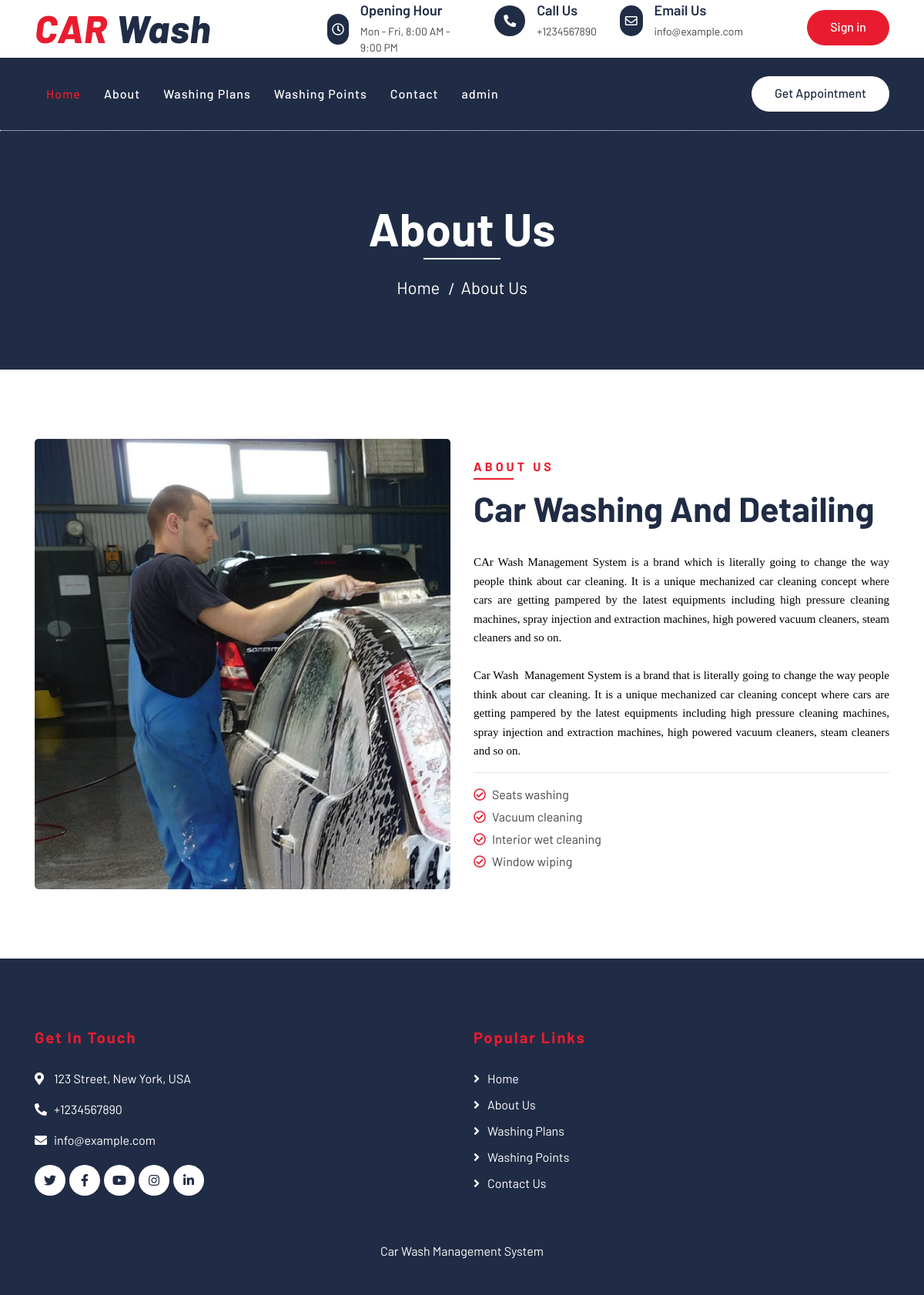
The app's page /cwms/about.php with its own data.
### tables this page shows
CREATE TABLE `tblpages` (
  `id` int(11) NOT NULL,
  `type` varchar(255) DEFAULT '',
  `detail` longtext DEFAULT NULL,
  `openignHrs` varchar(255) DEFAULT NULL,
  `phoneNumber` bigint(20) DEFAULT NULL,
  `emailId` varchar(120) DEFAULT NULL
);

### cwms/about.php (the view, shortened to what this page needs)
<?php
include('includes/config.php');
?>
<!DOCTYPE html>
<html lang="en">
    <head>
        <link href="https://stackpath.bootstrapcdn.com/bootstrap/4.4.1/css/bootstrap.min.css" rel="stylesheet">
        <link href="https://cdnjs.cloudflare.com/ajax/libs/font-awesome/5.10.0/css/all.min.css" rel="stylesheet">
        <link href="lib/flaticon/font/flaticon.css" rel="stylesheet">
        <link href="lib/animate/animate.min.css" rel="stylesheet">
        <link href="lib/owlcarousel/assets/owl.carousel.min.css" rel="stylesheet">
        <link href="css/style.css" rel="stylesheet">
    </head>
    <body>
<?php include_once('includes/header.php');?>
        <div class="page-header">
            <div class="container">
                <div class="row">
                    <div class="col-12">
                        <h2>About Us</h2>
                    </div>
                    <div class="col-12">
                        <a href="index.php">Home</a>
                        <a href="about.php">About Us</a>
                    </div>
                </div>
            </div>
        </div>
        <div class="about">
            <div class="container">
                <div class="row align-items-center">
                    <div class="col-lg-6">
                        <div class="about-img">
                            <img src="img/about.jpg" alt="Image">
                        </div>
                    </div>
                    <div class="col-lg-6">
                        <div class="section-header text-left">
                            <p>About Us</p>
                            <h2>car washing and detailing</h2>
                        </div>
                        <div class="about-content">
<?php
$sql = "SELECT type,detail from tblpages where type='aboutus'";
$query = $dbh -> prepare($sql);
$query->execute();
$results=$query->fetchAll(PDO::FETCH_OBJ);
foreach($results as $result)
{
?>
                            <p>
                            <?php   echo $result->detail; ?>
                            </p>
                        <?php } ?>
                        <hr />
                            <ul>
                                <li><i class="far fa-check-circle"></i>Seats washing</li>
                                <li><i class="far fa-check-circle"></i>Vacuum cleaning</li>
                                <li><i class="far fa-check-circle"></i>Interior wet cleaning</li>
                                <li><i class="far fa-check-circle"></i>Window wiping</li>
                            </ul>
                        </div>
                    </div>
                </div>
            </div>
        </div>
<?php include_once('includes/footer.php');?>
    </body>
</html>

### cwms/includes/header.php (shortened to what this page needs)
        <div class="top-bar">
            <div class="container">
                <div class="row align-items-center">
                    <div class="col-lg-4 col-md-12">
                        <div class="logo">
                            <a href="index.php">
                                <h1>CAR <span>Wash</span></h1>
                            </a>
                        </div>
                    </div>
<?php
$sql = "SELECT * from tblpages where type='contact'";
$query = $dbh -> prepare($sql);
$query->execute();
$results=$query->fetchAll(PDO::FETCH_OBJ);
foreach($results as $result)
{
?>
                    <div class="col-lg-8 col-md-7 d-none d-lg-block">
                        <div class="row">
                            <div class="col-3">
                                <div class="top-bar-item">
                                    <div class="top-bar-icon">
                                        <i class="far fa-clock"></i>
                                    </div>
                                    <div class="top-bar-text">
                                        <h3>Opening Hour</h3>
                                        <p><?php   echo $result->openignHrs; ?></p>
                                    </div>
                                </div>
                            </div>
                            <div class="col-3">
                                <div class="top-bar-item">
                                    <div class="top-bar-icon">
                                        <i class="fa fa-phone-alt"></i>
                                    </div>
                                    <div class="top-bar-text">
                                        <h3>Call Us</h3>
                                        <p>+<?php   echo $result->phoneNumber; ?></p>
                                    </div>
                                </div>
                            </div>
                            <div class="col-3">
                                <div class="top-bar-item">
                                    <div class="top-bar-icon">
                                        <i class="far fa-envelope"></i>
                                    </div>
                                    <div class="top-bar-text">
                                        <h3>Email Us</h3>
                                        <p><?php   echo $result->emailId; ?></p>
                                    </div>
                                </div>
                            </div>
                            <div class="col-3">
                                <div class="top-bar-item" style="margin-top:10px">
                                    <a class="btn btn-custom" href="signin.php">Sign in</a>
                                </div>
                            </div>
                        </div>
                    </div>
                <?php } ?>
                </div>
            </div>
        </div>
        <div class="nav-bar">
            <div class="container">
                <nav class="navbar navbar-expand-lg bg-dark navbar-dark">
                    <div class="collapse navbar-collapse justify-content-between" id="navbarCollapse">
                        <div class="navbar-nav mr-auto">
                            <a href="index.php" class="nav-item nav-link active">Home</a>
                            <a href="about.php" class="nav-item nav-link">About</a>
                            <a href="washing-plans.php" class="nav-item nav-link">Washing Plans</a>
                            <a href="location.php" class="nav-item nav-link">Washing Points</a>
                            <a href="contact.php" class="nav-item nav-link">Contact</a>
                            <a href="admin" class="nav-item nav-link">admin</a>
                        </div>
                        <div class="ml-auto ">
                            <a class="btn btn-custom" href="contact.php">Get Appointment</a>
                        </div>
                    </div>
                </nav>
            </div>
        </div>

### cwms/includes/footer.php (shortened to what this page needs)
<div class="footer">
            <div class="container">
                <div class="row">
                    <div class="col-lg-6 col-md-6">
                        <div class="footer-contact">
                            <h2>Get In Touch</h2>
<?php
$sql = "SELECT * from tblpages where type='contact'";
$query = $dbh -> prepare($sql);
$query->execute();
$results=$query->fetchAll(PDO::FETCH_OBJ);
foreach($results as $result)
{
?>
                            <p><i class="fa fa-map-marker-alt"></i><?php   echo $result->detail; ?></p>
                            <p><i class="fa fa-phone-alt"></i>+<?php   echo $result->phoneNumber; ?></p>
                            <p><i class="fa fa-envelope"></i><?php   echo $result->emailId; ?></p>
                        <?php } ?>
                            <div class="footer-social">
                                <a class="btn" href=""><i class="fab fa-twitter"></i></a>
                                <a class="btn" href=""><i class="fab fa-facebook-f"></i></a>
                                <a class="btn" href=""><i class="fab fa-youtube"></i></a>
                                <a class="btn" href=""><i class="fab fa-instagram"></i></a>
                                <a class="btn" href=""><i class="fab fa-linkedin-in"></i></a>
                            </div>
                        </div>
                    </div>
                    <div class="col-lg-5 col-md-6">
                        <div class="footer-link">
                            <h2>Popular Links</h2>
                              <a href="index.php">Home</a>
                            <a href="about.php">About Us</a>
                            <a href="washing-plans.php">Washing Plans</a>
                            <a href="location.php">Washing Points</a>
                            <a href="contact.php">Contact Us</a>
                        </div>
                    </div>
                </div>
            </div>
            <div class="container copyright">
                <p>Car Wash Management System</p>
            </div>
        </div>

### records on screen
tblpages: openignHrs "Mon - Fri, 8:00 AM - 9:00 PM", phoneNumber "1234567890", emailId "info@example.com", detail "123 Street, New York, USA"
tblpages: detail "CAr Wash Management System is a brand which is literally going to change the way people think about car cleaning. It is a unique mechanized car cleaning concept where cars are getting pampered by the latest equipments including high pressure cleaning machines, spray injection and extraction machines, high powered vacuum cleaners, steam cleaners and so on. Car Wash Management System is a brand that is literally going to change the way people think about car cleaning. It is a unique mechanized car cleaning concept where cars are getting pampered by the latest equipments including high pressure cleaning machines, spray injection and extraction machines, high powered vacuum cleaners, steam…"
